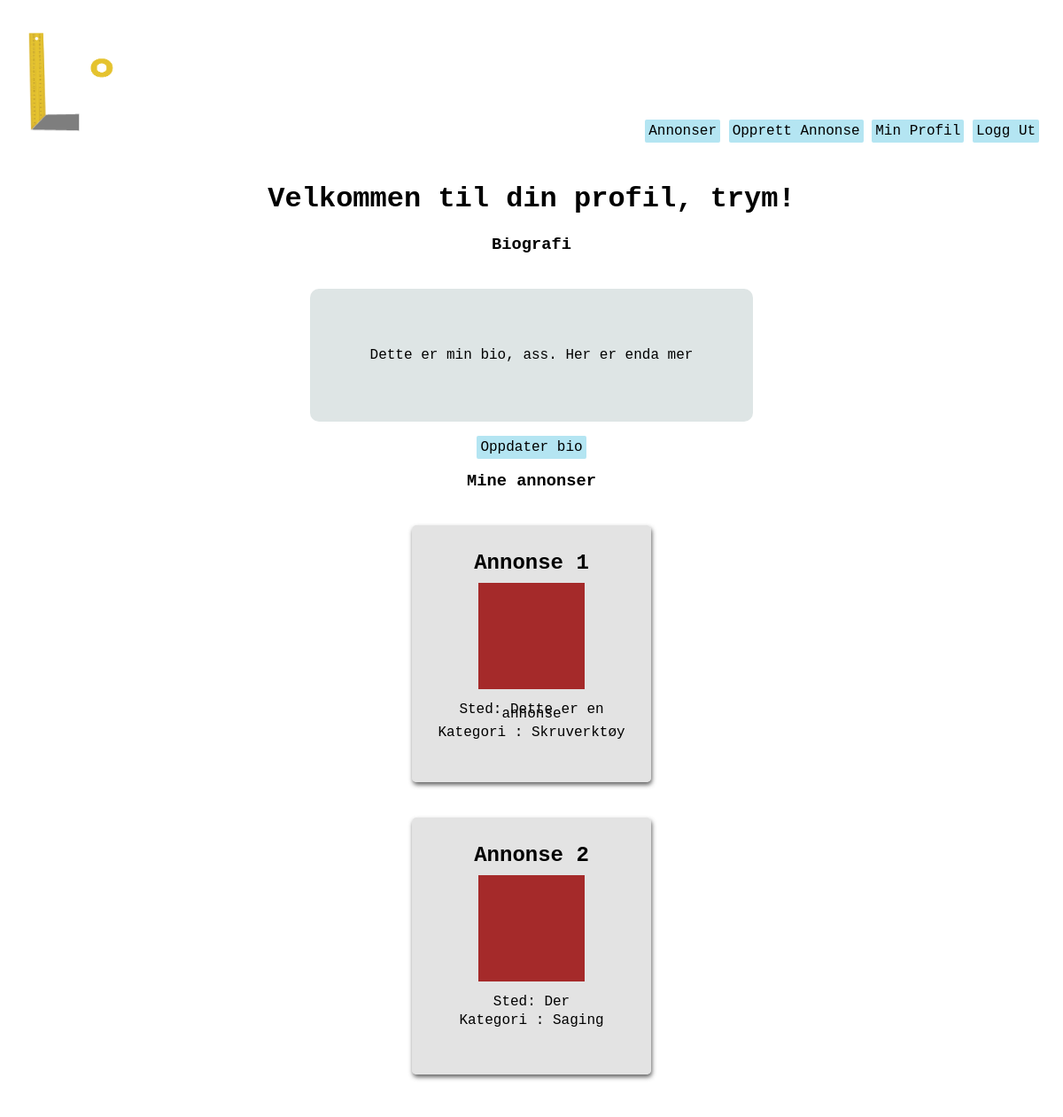
Page /users/profile (signed in) on the earlier database version.
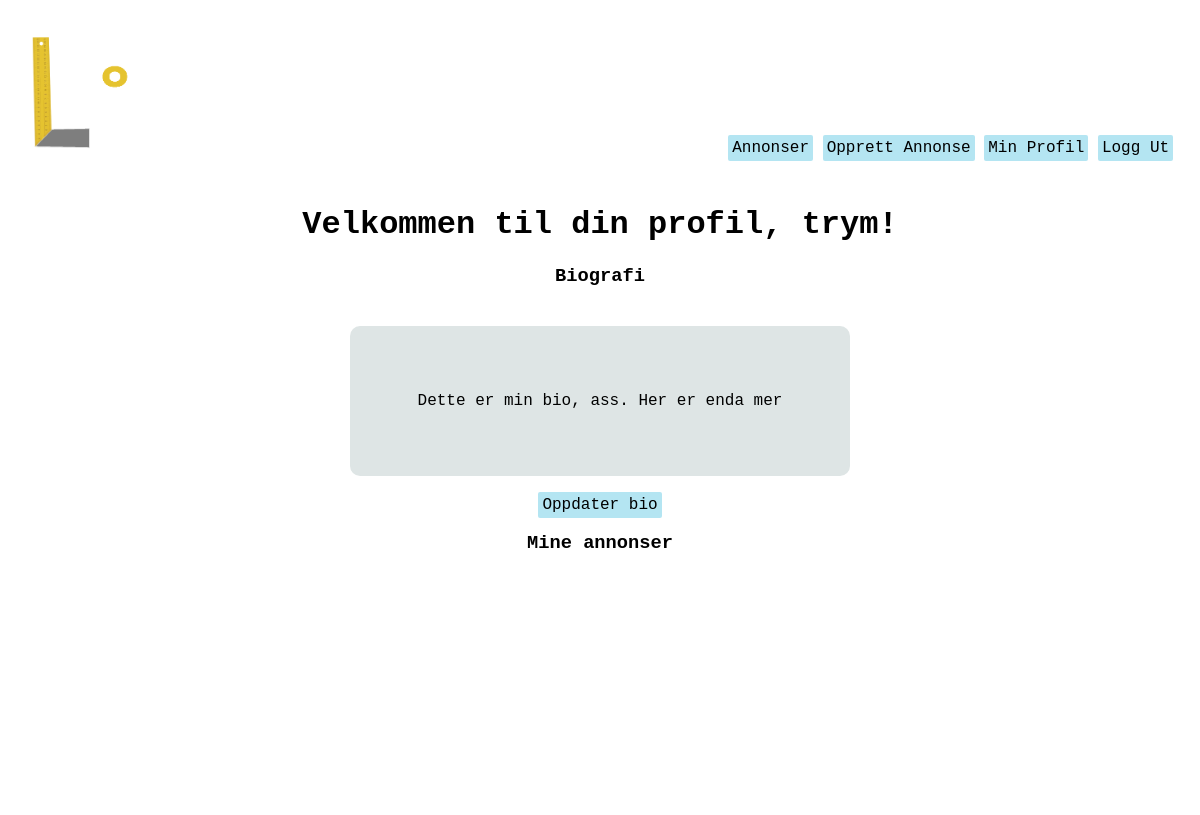
Same page on the later database version.
### homepage/models.py (models this page shows, shortened)
class Listing(models.Model):
    owner = models.ForeignKey(User, verbose_name = 'User', on_delete=models.CASCADE, null=True) #user burde kanskje endres til settings.AUTH_USER_MODEL. må i så fall django.conf import settings
    title = models.CharField(max_length=50, verbose_name="Tittel")
    loaned = models.BooleanField(default=False, verbose_name="Utlånt?")
    price = models.PositiveSmallIntegerField(verbose_name='Pris')
    location = models.CharField(max_length=100, verbose_name="Sted") #burde kanskje være annet enn CharField. Gjør det vanskelig å sortere etter denne attributten
    description = models.TextField(verbose_name="Beskrivelse")
    SW = 1
    PT = 2
    WD = 3
    CT = 4
    SV = 5
    BO = 6
    OT = 7
    CATEGORY_CHOICES = (
        (SW, 'Saging'),
        (PT, 'Maling'),
        (WD, 'Sveising'),
        (CT, 'Kutt/Kapping'),
        (SV, 'Skruverktøy'),
        (BO, 'Slagverktøy'),
        (OT, 'Annet'),
    )
    category = models.PositiveSmallIntegerField(
        choices = CATEGORY_CHOICES,
        default = OT,
        verbose_name="Kategori",
    )

### users/views.py (the view)
# urls.py: path('profile', views.my_profile, name='my_profile'),
@login_required
def my_profile(request):
    current_user = request.user
    user_listings = current_user.listing_set.all()
    user_profile = current_user.profile
    context = {'user': current_user, 'listings': user_listings, 'profile': user_profile}
    return render(request, 'users/my_profile.html', context)

### users/templates/users/my_profile.html (shortened to what this page needs)
{% extends "users/base.html" %}
{% block content %}
<div>
    <h1>Velkommen til din profil, {{user.username}}!</h1>
    <div>
        <h3>Biografi</h3>
        <div class='bioDIV'>
            <p>
                {{profile.bio}}
            </p>
        </div>
    </div>
    <a href="{% url 'users:update_profile' %}" class="knapp">Oppdater bio</a>
    <br>
    <div>
        <h3>Mine annonser</h3>
        {% for listing in listings %}
        <div class="listingDIV">
            <a href="{% url 'homepage:listing' listing_id=listing.id %}" class="listingLink">invisible link!</a>
            <div class="listingContent">
                <h2>{{listing.title}}</h2>
                <div class="listingImg"></div>
                <br>
                <br>
                <p>Sted: {{listing.location}}</p>
                <p>Kategori : {{listing.get_category_display}}</p>
                <br>
            </div>
        </div>
        {% endfor %}
    </div>
    <br>
</div>
{% endblock content %}

Differences in the rows shown:
removed Listing: title "Annonse 1", location "Dette er en annonse", category "Skruverktøy"
removed Listing: title "Annonse 2", location "Der", category "Saging"
